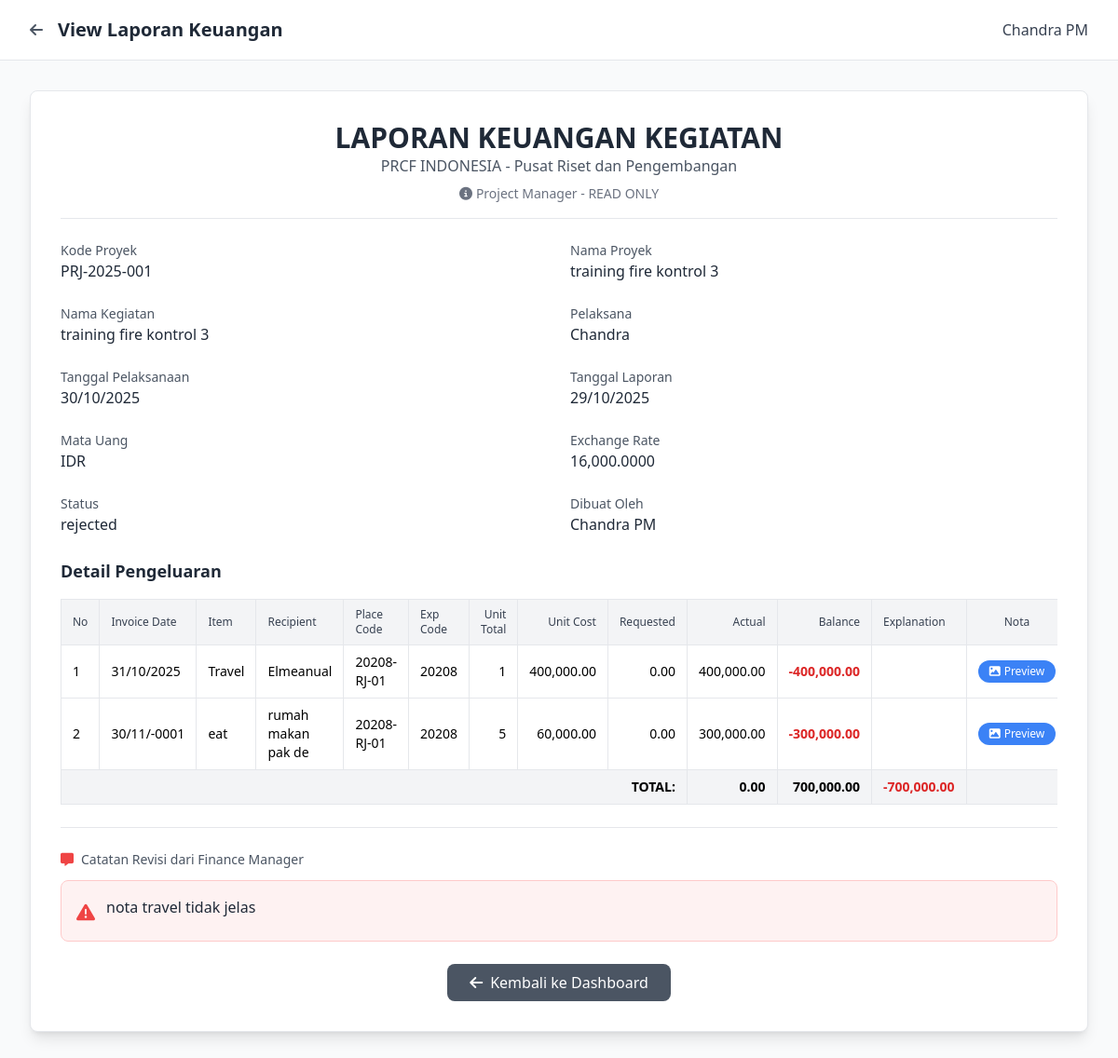
The page /pages/reports/view_report_pm.php?id=6 (signed in) on the database its author committed.
### tables this page shows
CREATE TABLE `laporan_keuangan_header` (
  `id_laporan_keu` int(11) NOT NULL,
  `kode_projek` varchar(50) DEFAULT NULL,
  `nama_projek` varchar(255) DEFAULT NULL,
  `nama_kegiatan` varchar(255) DEFAULT NULL,
  `pelaksana` varchar(255) DEFAULT NULL,
  `tanggal_pelaksanaan` date DEFAULT NULL,
  `tanggal_laporan` date DEFAULT NULL,
  `mata_uang` varchar(10) DEFAULT 'IDR',
  `exrate` decimal(10,4) DEFAULT 1.0000,
  `created_by` int(11) DEFAULT NULL,
  `verified_by` int(11) DEFAULT NULL,
  `approved_by` int(11) DEFAULT NULL,
  `status_lap` enum('draft','submitted','verified','approved','rejected','revision_requested') DEFAULT 'draft' COMMENT 'draft=PM draft, submitted=waiting SA, verified=SA verified, approved=FM approved, rejected=rejected, revision_requested=FM requested revision',
  `catatan_finance` text DEFAULT NULL,
  `created_at` timestamp NOT NULL DEFAULT current_timestamp(),
  `updated_at` timestamp NOT NULL DEFAULT current_timestamp() ON UPDATE current_timestamp()
);

CREATE TABLE `user` (
  `id_user` int(11) NOT NULL,
  `nama` varchar(255) NOT NULL,
  `role` enum('Admin','Finance Manager','Project Manager','Staff Accountant','Direktur') NOT NULL,
  `email` varchar(255) NOT NULL,
  `no_HP` varchar(20) DEFAULT NULL,
  `password_hash` varchar(255) NOT NULL,
  `created_at` timestamp NOT NULL DEFAULT current_timestamp(),
  `updated_at` timestamp NOT NULL DEFAULT current_timestamp() ON UPDATE current_timestamp(),
  `last_notification_check` timestamp NULL DEFAULT NULL
);

CREATE TABLE `laporan_keuangan_detail` (
  `id_detail_keu` int(11) NOT NULL,
  `id_laporan_keu` int(11) NOT NULL,
  `invoice_no` varchar(100) DEFAULT NULL,
  `invoice_date` date DEFAULT NULL,
  `item_desc` text DEFAULT NULL,
  `recipient` varchar(255) DEFAULT NULL,
  `place_code` varchar(50) DEFAULT NULL,
  `exp_code` varchar(50) DEFAULT NULL,
  `unit_total` int(11) DEFAULT NULL,
  `unit_cost` decimal(15,2) DEFAULT NULL,
  `requested` decimal(15,2) DEFAULT NULL,
  `actual` decimal(15,2) DEFAULT NULL,
  `balance` decimal(15,2) DEFAULT NULL,
  `explanation` text DEFAULT NULL,
  `file_nota` varchar(255) DEFAULT NULL,
  `created_at` timestamp NOT NULL DEFAULT current_timestamp(),
  `updated_at` timestamp NOT NULL DEFAULT current_timestamp() ON UPDATE current_timestamp()
);

### pages/reports/view_report_pm.php (the view, shortened to what the rows shown need)
<?php
require_once '../../includes/config.php';
$report_id = $_GET['id'] ?? 0;
$stmt = $conn->prepare("SELECT lh.*, u.nama as creator_name
    FROM laporan_keuangan_header lh
    LEFT JOIN user u ON lh.created_by = u.id_user
    WHERE lh.id_laporan_keu = ?");
$stmt->bind_param("i", $report_id);
$stmt->execute();
$report = $stmt->get_result()->fetch_assoc();
$details_stmt = $conn->prepare("SELECT * FROM laporan_keuangan_detail WHERE id_laporan_keu = ? ORDER BY id_detail_keu ASC");
if ($details_stmt) {
    $details_stmt->bind_param("i", $report_id);
    $details_stmt->execute();
    $details = $details_stmt->get_result();
} else {
    $details = $conn->query("SELECT * FROM laporan_keuangan_detail WHERE id_laporan_keu = " . (int)$report_id . " ORDER BY id_detail_keu ASC");
}
?>
<!DOCTYPE html>
<html lang="id">
<head>
    <script src="https://cdn.tailwindcss.com"></script>
    <link rel="stylesheet" href="https://cdnjs.cloudflare.com/ajax/libs/font-awesome/6.4.0/css/all.min.css">
</head>
<body class="bg-gray-50 min-h-screen">
    <header class="bg-white border-b border-gray-200 sticky top-0 z-50">
        <div class="max-w-7xl mx-auto px-4 sm:px-6 lg:px-8">
            <div class="flex justify-between items-center h-16">
                <div class="flex items-center space-x-4">
                    <h1 class="text-xl font-bold text-gray-800">View Laporan Keuangan</h1>
                </div>
            </div>
        </div>
    </header>
    <main class="max-w-7xl mx-auto px-4 sm:px-6 lg:px-8 py-8">
        <div class="bg-white rounded-lg shadow-lg p-8 border border-gray-200">
            <div class="text-center mb-6 pb-4 border-b">
                <h1 class="text-3xl font-bold text-gray-800">LAPORAN KEUANGAN KEGIATAN</h1>
            </div>
            <div class="grid grid-cols-1 md:grid-cols-2 gap-6 mb-6">
                <div>
                    <label class="block text-sm font-medium text-gray-600">Kode Proyek</label>
                    <p class="text-gray-800 font-medium"><?php echo htmlspecialchars($report['kode_projek']); ?></p>
                </div>
                <div>
                    <label class="block text-sm font-medium text-gray-600">Nama Proyek</label>
                    <p class="text-gray-800 font-medium"><?php echo htmlspecialchars($report['nama_projek']); ?></p>
                </div>
                <div>
                    <label class="block text-sm font-medium text-gray-600">Nama Kegiatan</label>
                    <p class="text-gray-800 font-medium"><?php echo htmlspecialchars($report['nama_projek']); ?></p>
                </div>
                <div>
                    <label class="block text-sm font-medium text-gray-600">Pelaksana</label>
                    <p class="text-gray-800 font-medium"><?php echo htmlspecialchars($report['pelaksana']); ?></p>
                </div>
                <div>
                    <label class="block text-sm font-medium text-gray-600">Tanggal Pelaksanaan</label>
                    <p class="text-gray-800 font-medium"><?php echo date('d/m/Y', strtotime($report['tanggal_pelaksanaan'])); ?></p>
                </div>
                <div>
                    <label class="block text-sm font-medium text-gray-600">Tanggal Laporan</label>
                    <p class="text-gray-800 font-medium"><?php echo date('d/m/Y', strtotime($report['tanggal_laporan'])); ?></p>
                </div>
                <div>
                    <label class="block text-sm font-medium text-gray-600">Mata Uang</label>
                    <p class="text-gray-800 font-medium"><?php echo $report['mata_uang']; ?></p>
                </div>
                <div>
                    <label class="block text-sm font-medium text-gray-600">Exchange Rate</label>
                    <p class="text-gray-800 font-medium"><?php echo number_format($report['exrate'], 4); ?></p>
                </div>
                <div>
                    <label class="block text-sm font-medium text-gray-600">Status</label>
                    <p class="text-gray-800 font-medium">
                        <?php
                        $status_badges = [
                            'draft' => '<span class="px-2 py-1 bg-gray-100 text-gray-800 rounded-full text-xs">Draft</span>',
                            'submitted' => '<span class="px-2 py-1 bg-yellow-100 text-yellow-800 rounded-full text-xs">Pending Validation</span>',
                            'verified' => '<span class="px-2 py-1 bg-blue-100 text-blue-800 rounded-full text-xs">Verified</span>',
                            'revision_requested' => '<span class="px-2 py-1 bg-orange-100 text-orange-800 rounded-full text-xs">Needs Revision (FM)</span>',
                            'approved' => '<span class="px-2 py-1 bg-green-100 text-green-800 rounded-full text-xs">Approved</span>',
                            'rejected' => '<span class="px-2 py-1 bg-red-100 text-red-800 rounded-full text-xs">Rejected</span>'
                        ];
                        echo $status_badges[$report['status_lap']] ?? $report['status_lap'];
                        ?>
                    </p>
                </div>
                <div>
                    <label class="block text-sm font-medium text-gray-600">Dibuat Oleh</label>
                    <p class="text-gray-800 font-medium"><?php echo htmlspecialchars($report['creator_name']); ?></p>
                </div>
            </div>
            <div class="mt-6">
                <div class="overflow-x-auto">
                    <table class="min-w-full border border-gray-200">
                        <thead class="bg-gray-100">
                            <tr>
                                <th class="border border-gray-200 px-3 py-2 text-left text-xs font-medium text-gray-700">No</th>
                                <th class="border border-gray-200 px-3 py-2 text-left text-xs font-medium text-gray-700">Invoice Date</th>
                                <th class="border border-gray-200 px-3 py-2 text-left text-xs font-medium text-gray-700">Item</th>
                                <th class="border border-gray-200 px-3 py-2 text-left text-xs font-medium text-gray-700">Recipient</th>
                                <th class="border border-gray-200 px-3 py-2 text-left text-xs font-medium text-gray-700">Place Code</th>
                                <th class="border border-gray-200 px-3 py-2 text-left text-xs font-medium text-gray-700">Exp Code</th>
                                <th class="border border-gray-200 px-3 py-2 text-right text-xs font-medium text-gray-700">Unit Total</th>
                                <th class="border border-gray-200 px-3 py-2 text-right text-xs font-medium text-gray-700">Unit Cost</th>
                                <th class="border border-gray-200 px-3 py-2 text-right text-xs font-medium text-gray-700">Requested</th>
                                <th class="border border-gray-200 px-3 py-2 text-right text-xs font-medium text-gray-700">Actual</th>
                                <th class="border border-gray-200 px-3 py-2 text-right text-xs font-medium text-gray-700">Balance</th>
                                <th class="border border-gray-200 px-3 py-2 text-left text-xs font-medium text-gray-700">Explanation</th>
                                <th class="border border-gray-200 px-3 py-2 text-center text-xs font-medium text-gray-700">Nota</th>
                            </tr>
                        </thead>
                        <tbody>
                            <?php
                            $no = 1;
                            while ($detail = $details->fetch_assoc()):
                                $calculated_actual = $detail['unit_total'] * $detail['unit_cost'];
                            ?>
                            <tr class="hover:bg-gray-50">
                                <td class="border border-gray-200 px-3 py-2 text-sm"><?php echo $no++; ?></td>
                                <td class="border border-gray-200 px-3 py-2 text-sm"><?php echo $detail['invoice_date'] ? date('d/m/Y', strtotime($detail['invoice_date'])) : '-'; ?></td>
                                <td class="border border-gray-200 px-3 py-2 text-sm"><?php echo htmlspecialchars($detail['item_desc']); ?></td>
                                <td class="border border-gray-200 px-3 py-2 text-sm"><?php echo htmlspecialchars($detail['recipient']); ?></td>
                                <td class="border border-gray-200 px-3 py-2 text-sm"><?php echo htmlspecialchars($detail['place_code']); ?></td>
                                <td class="border border-gray-200 px-3 py-2 text-sm"><?php echo htmlspecialchars($detail['exp_code']); ?></td>
                                <td class="border border-gray-200 px-3 py-2 text-sm text-right"><?php echo number_format($detail['unit_total'], 0); ?></td>
                                <td class="border border-gray-200 px-3 py-2 text-sm text-right"><?php echo number_format($detail['unit_cost'], 2); ?></td>
                                <td class="border border-gray-200 px-3 py-2 text-sm text-right"><?php echo number_format($detail['requested'], 2); ?></td>
                                <td class="border border-gray-200 px-3 py-2 text-sm text-right"><?php echo number_format($calculated_actual, 2); ?></td>
                                <td class="border border-gray-200 px-3 py-2 text-sm text-right <?php echo ($detail['requested'] - $calculated_actual) < 0 ? 'text-red-600 font-semibold' : ''; ?>">
                                    <?php echo number_format($detail['requested'] - $calculated_actual, 2); ?>
                                </td>
                                <td class="border border-gray-200 px-3 py-2 text-sm"><?php echo htmlspecialchars($detail['explanation']); ?></td>
                                <td class="border border-gray-200 px-3 py-2 text-center text-sm">
                                    <?php if (!empty($detail['file_nota'])): ?>
                                        <?php $isImage = preg_match('/\.(jpg|jpeg|png|gif|bmp|webp|tif|tiff)$/i', $detail['file_nota']); ?>
                                        <button onclick="previewReceipt('<?php echo htmlspecialchars($detail['file_nota']); ?>', <?php echo $isImage ? 'true' : 'false'; ?>)"
                                            class="inline-flex items-center px-3 py-1 bg-blue-500 text-white rounded-full text-xs hover:bg-blue-600">
                                            <i class="fas fa-<?php echo $isImage ? 'image' : 'file-pdf'; ?> mr-1"></i> Preview
                                        </button>
                                    <?php else: ?>
                                        <span class="text-xs text-gray-400">-</span>
                                    <?php endif; ?>
                                </td>
                            </tr>
                            <?php endwhile; ?>
                        </tbody>
                    </table>
                </div>
            </div>
            <?php if ($report['status_lap'] === 'rejected' && !empty($report['catatan_finance'])): ?>
            <div class="mt-6 border-t pt-6">
                <label class="block text-sm font-medium text-gray-600 mb-3">
                    <i class="fas fa-comment-alt mr-2 text-red-500"></i>Catatan Revisi
                    <?php
                    if ($report['verified_by'] && !$report['approved_by']) {
                        echo 'dari Finance Manager';
                    } else {
                        echo 'dari Staff Accountant';
                    }
                    ?>
                </label>
                <div class="p-4 bg-red-50 rounded-lg border border-red-200">
                    <div class="flex items-start">
                        <i class="fas fa-exclamation-triangle text-red-500 text-xl mr-3 mt-1"></i>
                        <div class="flex-1">
                            <p class="text-gray-800 whitespace-pre-wrap"><?php echo htmlspecialchars($report['catatan_finance']); ?></p>
                        </div>
                    </div>
                </div>
            </div>
            <?php endif; ?>
        </div>
    </main>
</body>
</html>

### rows shown on the page
laporan_keuangan_header: kode_projek "PRJ-2025-001", nama_projek "training fire kontrol 3", pelaksana "Chandra", tanggal_pelaksanaan "30/10/2025", tanggal_laporan "29/10/2025", mata_uang "IDR", exrate "16,000.0000", status_lap "rejected", created_by.nama "Chandra PM", catatan_finance "nota travel tidak jelas"
laporan_keuangan_detail: invoice_date "31/10/2025", item_desc "Travel", recipient "Elmeanual", place_code "20208-RJ-01", exp_code "20208", unit_total "1", unit_cost "400,000.00", requested "0.00", calculated_actual "400,000.00", $detail['requested'] - $calculated_actual "-400,000.00"
laporan_keuangan_detail: invoice_date "30/11/-0001", item_desc "eat", recipient "rumah makan pak de", place_code "20208-RJ-01", exp_code "20208", unit_total "5", unit_cost "60,000.00", requested "0.00", calculated_actual "300,000.00", $detail['requested'] - $calculated_actual "-300,000.00"

### other values the page prints
$user_name "Chandra PM"
$user_role "Project Manager"
$total_requested "0.00"
$total_actual "700,000.00"
$total_balance "-700,000.00"
